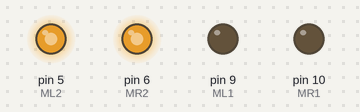
This sketch was run on a simulated Arduino Uno, built with avr-gcc and run on an emulated ATmega328P. On the bench: output pins drawn as LEDs (lit = HIGH).

Above: at 0.1 s.
Timing chart, 0 to 1.6 s (numbered marks = the images above):
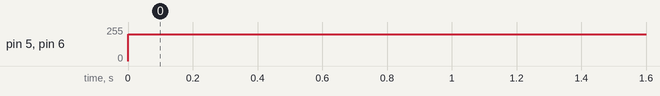

Measured:
- by itself, pin 5 (ML2), pin 6 (MR2): 0/255 → 200/255 at 0.00 s

The sketch:

motor_test.ino
```cpp
int ML1 = 9;      // Gleichstrommotor Links
int ML2 = 5;      // Gleichstrommotor Links
int MR1 = 10;     // Gleichstrommotor Rechts
int MR2 = 6;      // Gleichstrommotor Rechts


void setup() {
  pinMode(ML1, OUTPUT);
  pinMode(ML2, OUTPUT);
  pinMode(MR1, OUTPUT);
  pinMode(MR2, OUTPUT);
}

void loop() {
    analogWrite(MR1, 0);
    analogWrite(MR2, 200);
    analogWrite(ML1, 0);
    analogWrite(ML2, 200);
}
```
